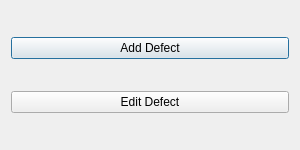
<?xml version="1.0" encoding="UTF-8"?>
<ui version="4.0">
 <class>AddEditDefectMenuDialog</class>
 <widget class="QDialog" name="AddEditDefectMenuDialog">
  <property name="geometry">
   <rect>
    <x>0</x>
    <y>0</y>
    <width>300</width>
    <height>150</height>
   </rect>
  </property>
  <property name="windowTitle">
   <string>Add/Edit Defect Menu</string>
  </property>
  <layout class="QVBoxLayout" name="verticalLayout">
   <item>
    <widget class="QPushButton" name="addDefectButton">
     <property name="text">
      <string>Add Defect</string>
     </property>
    </widget>
   </item>
   <item>
    <widget class="QPushButton" name="editDefectButton">
     <property name="text">
      <string>Edit Defect</string>
     </property>
    </widget>
   </item>
  </layout>
 </widget>
 <resources/>
 <connections/>
</ui>
